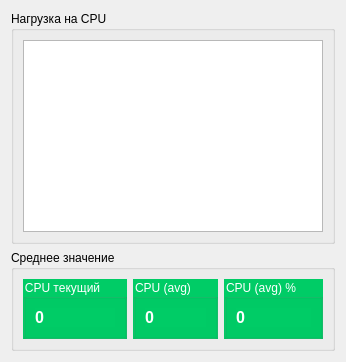
             <widget class="QWidget" name="tab_14">
              <attribute name="title">
               <string>CPU</string>
              </attribute>
              <layout class="QVBoxLayout" name="verticalLayout_49">
               <item>
                <widget class="QGroupBox" name="groupBox_32">
                 <property name="title">
                  <string>Нагрузка на CPU</string>
                 </property>
                 <layout class="QVBoxLayout" name="verticalLayout_48">
                  <item>
                   <widget class="PlotWidget" name="graphics_view_cpu"/>
                  </item>
                 </layout>
                </widget>
               </item>
               <item>
                <widget class="QGroupBox" name="groupBox_45">
                 <property name="title">
                  <string>Среднее значение</string>
                 </property>
                 <layout class="QGridLayout" name="gridLayout_6">
                  <item row="0" column="0">
                   <widget class="QGroupBox" name="gb_cpu_current">
                    <property name="styleSheet">
                     <string notr="true">background-color: rgb(0, 204, 102);
color: rgb(255, 255, 255);</string>
                    </property>
                    <property name="title">
                     <string>CPU текущий</string>
                    </property>
                    <layout class="QVBoxLayout" name="verticalLayout_61">
                     <item>
                      <widget class="QLabel" name="label_cpu_current">
                       <property name="font">
                        <font>
                         <pointsize>12</pointsize>
                         <weight>75</weight>
                         <bold>true</bold>
                        </font>
                       </property>
                       <property name="text">
                        <string>0</string>
                       </property>
                      </widget>
                     </item>
                    </layout>
                   </widget>
                  </item>
                  <item row="0" column="1">
                   <widget class="QGroupBox" name="gb_average_cpu">
                    <property name="styleSheet">
                     <string notr="true">background-color: rgb(0, 204, 102);
color: rgb(255, 255, 255);</string>
                    </property>
                    <property name="title">
                     <string>CPU (avg)</string>
                    </property>
                    <layout class="QVBoxLayout" name="verticalLayout_59">
                     <item>
                      <widget class="QLabel" name="label_average_cpu">
                       <property name="font">
                        <font>
                         <pointsize>12</pointsize>
                         <weight>75</weight>
                         <bold>true</bold>
                        </font>
                       </property>
                       <property name="text">
                        <string>0</string>
                       </property>
                      </widget>
                     </item>
                    </layout>
                   </widget>
                  </item>
                  <item row="0" column="2">
                   <widget class="QGroupBox" name="gb_average_cpu_persent">
                    <property name="styleSheet">
                     <string notr="true">background-color: rgb(0, 204, 102);
color: rgb(255, 255, 255);</string>
                    </property>
                    <property name="title">
                     <string>CPU (avg) %</string>
                    </property>
                    <layout class="QVBoxLayout" name="verticalLayout_62">
                     <item>
                      <widget class="QLabel" name="label_average_cpu_persent">
                       <property name="font">
                        <font>
                         <pointsize>12</pointsize>
                         <weight>75</weight>
                         <bold>true</bold>
                        </font>
                       </property>
                       <property name="text">
                        <string>0</string>
                       </property>
                      </widget>
                     </item>
                    </layout>
                   </widget>
                  </item>
                 </layout>
                </widget>
               </item>
              </layout>
             </widget>
